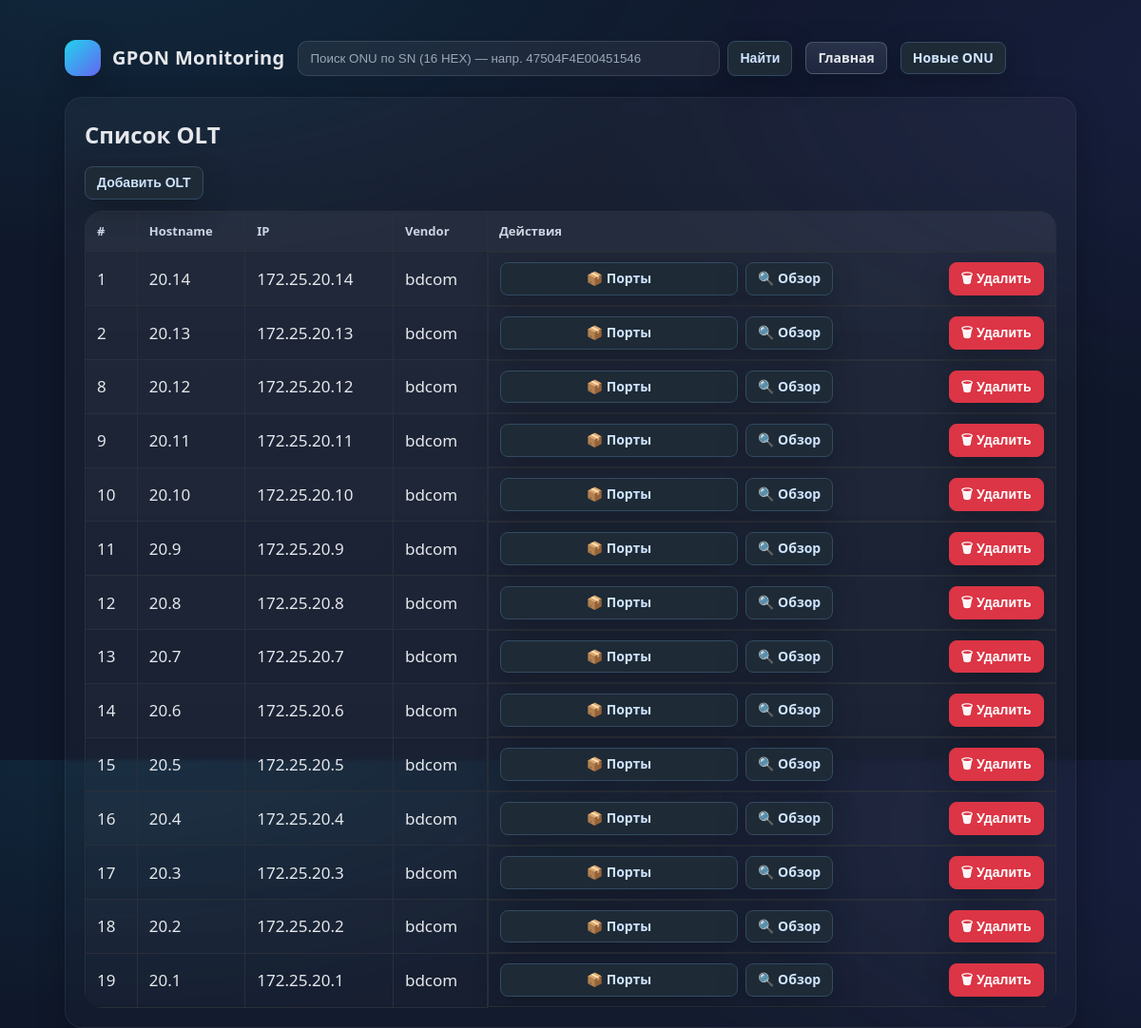
The page / on the database its author committed.
### tables this page shows
CREATE TABLE olts (
  id INTEGER PRIMARY KEY AUTOINCREMENT,
  hostname TEXT NOT NULL,
  ip       TEXT NOT NULL UNIQUE,
  community TEXT NOT NULL,
  vendor    TEXT NOT NULL DEFAULT 'bdcom'
);

### app.py (the view)
@app.get("/")
def home():
    with db() as conn:
        rs = conn.execute("SELECT id, hostname, ip, vendor FROM olts ORDER BY id").fetchall()
    rows = [dict(id=r[0], hostname=r[1], ip=r[2], vendor=r[3]) for r in rs]
    return render_template("index.html", olts=rows)

### models.py (called while the page is built)
def ensure_db():
    DB.parent.mkdir(parents=True, exist_ok=True)
    conn = sqlite3.connect(str(DB))
    try:
        with open(SCHEMA, "r", encoding="utf-8") as f:
            conn.executescript(f.read())
        conn.commit()
    finally:
        conn.close()

@contextlib.contextmanager
def db():
    ensure_db()
    conn = connection_pool.get_connection()
    try:
        yield conn
        conn.commit()
    except Exception:
        conn.rollback()
        raise
    finally:
        connection_pool.return_connection(conn)

    def get_connection(self) -> sqlite3.Connection:
        try:
            conn = self.pool.get_nowait()
            return conn
        except:
            with self.lock:
                if self.current_connections < self.max_connections:
                    conn = self._create_connection()
                    self.current_connections += 1
                    return conn
                else:
                    return self.pool.get()

    def return_connection(self, conn: sqlite3.Connection):
        try:
            self.pool.put_nowait(conn)
        except:
            conn.close()
            with self.lock:
                self.current_connections -= 1

### templates/index.html (shortened to what this page needs)
{% extends "base.html" %}
{% set title = "GPON App" %}
{% set header = "GPON Monitoring" %}
{% block content %}
<h2 style="margin:0 0 14px 0">Список OLT</h2>
<div class="actions" style="margin:0 0 12px 0; gap:10px">
  <button class="btn soft-blue" type="button" onclick="toggleAddForm()">Добавить OLT</button>
</div>
<div class="panel" style="border:none; background:transparent; box-shadow:none; padding:0">
  <table class="kv">
    <thead>
      <tr>
        <th>#</th>
        <th>Hostname</th>
        <th>IP</th>
        <th>Vendor</th>
        <th>Действия</th>
      </tr>
    </thead>
    <tbody>
      {% if olts and olts|length > 0 %}
        {% for row in olts %}
        <tr>
          <td>{{ row.id }}</td>
          <td>{{ row.hostname }}</td>
          <td>{{ row.ip }}</td>
          <td>{{ row.vendor }}</td>
          <td class="row-actions">
            <div class="left">
              <a class="btn soft-blue wide" href="{{ url_for('olt', ip=row.ip) }}" data-loading>📦 Порты</a>
              <a class="btn soft-blue" href="{{ url_for('olt_device', ip=row.ip) }}" data-loading>🔍 Обзор</a>
            </div>
            <div class="right">
              <form method="post" action="{{ url_for('delete_olt', ip=row.ip) }}" data-loading
                    onsubmit="return confirm('Удалить OLT {{ row.hostname }} ({{ row.ip }}) и связанные записи?')">
                <button class="btn warn">🗑 Удалить</button>
              </form>
            </div>
          </td>
        </tr>
        {% endfor %}
      {% else %}
        <tr>
          <td colspan="5" class="muted">Пока нет устройств. Нажми «Добавить OLT», чтобы создать запись.</td>
        </tr>
      {% endif %}
    </tbody>
  </table>
</div>
{% endblock %}

### templates/base.html (shortened to what this page needs)
<!doctype html>
<html lang="ru">
<head>
</head>
<body>
  <div class="container">
    <header>
      <div class="brand">
        <div class="logo"></div>
        <h1>{{ header or "GPON Monitoring" }}</h1>
      </div>
      <form class="search" method="post" action="{{ url_for('search') }}" data-loading>
        <input type="text" name="q" placeholder="Поиск ONU по SN (16 HEX) — напр. 47504F4E00451546">
        <button class="btn">Найти</button>
      </form>
      <a class="btn soft" href="{{ url_for('home') }}" data-loading>Главная</a>
      <a class="btn" href="{{ url_for('recent_onus_page') }}" data-loading>Новые ONU</a>
    </header>
    <div class="panel">
      <div class="inner">
        {% block content %}{% endblock %}
      </div>
    </div>
  </div>
</body>
</html>

### templates/base.html (style rules this page uses)
:root { --bg:#0f172a; --panel:#111827; --card:#0b1222; --muted:#94a3b8; --text:#e5e7eb; --accent:#22d3ee; --shadow: 0 8px 30px rgba(0,0,0,.25); --radius:18px; }
* { box-sizing:border-box }
html,body { height:100% }
body { margin:0; font:16px/1.6 system-ui, -apple-system, Segoe UI, Roboto, Ubuntu, Cantarell, "Noto Sans", Arial; color:var(--text); background: radial-gradient(1200px 600px at 10% -10%, rgba(34,211,238,.10), transparent 60%), radial-gradient(1200px 600px at 110% 10%, rgba(99,102,241,.10), transparent 60%), var(--bg); }
a { color:var(--accent); text-decoration:none; transition:opacity .15s ease }
.container { max-width:1100px; margin:42px auto; padding:0 18px }
header { display:flex; align-items:center; gap:14px; margin-bottom:22px; }
.brand { display:flex; gap:12px; align-items:center }
.logo { width:38px;height:38px;border-radius:12px; background: linear-gradient(135deg, var(--accent), #6366f1); box-shadow: var(--shadow); }
.brand h1 { margin:0; font-size:20px; letter-spacing:.3px }
.actions { display:flex; gap:8px; flex-wrap:wrap; margin-left:auto }
.btn { appearance:none; border:none; cursor:pointer; background:linear-gradient(180deg, rgba(34,211,238,.22), rgba(34,211,238,.12)); border:1px solid rgba(34,211,238,.35); color:#e6fbff; padding:8px 12px; border-radius:12px; font-weight:650; font-size:14px; box-shadow: var(--shadow); text-decoration:none; display:inline-block; transition: transform .06s ease, filter .15s ease, background .2s ease, border-color .2s ease; }
.btn.warn { background:linear-gradient(180deg, rgba(239,68,68,.22), rgba(239,68,68,.12)); border-color:rgba(239,68,68,.35) }
.btn.soft { background:linear-gradient(180deg, rgba(148,163,184,.18), rgba(148,163,184,.10)); border-color: rgba(148,163,184,.35); color:#e5e7eb; }
.search { display:flex; gap:8px; flex:1; max-width:520px }
.search input { flex:1; padding:10px 12px; border-radius:10px; border:1px solid rgba(255,255,255,.12); background:rgba(255,255,255,.06); color:#fff; outline:none; transition: box-shadow .2s ease, border-color .2s ease, background .2s ease; }
.search input::placeholder { color:#9aa7b6 }
.panel { background:linear-gradient(180deg, rgba(255,255,255,.04), rgba(255,255,255,.02)); border:1px solid rgba(255,255,255,.06); border-radius:var(--radius); box-shadow: var(--shadow); overflow:hidden; backdrop-filter: blur(2px); }
.inner { padding:20px }
h2 { margin:0 0 14px 0 }
table { width:100%; border-collapse:separate; border-spacing:0 }
thead th { text-align:left; font-weight:700; font-size:13px; color:var(--muted); padding:12px 14px; background:rgba(255,255,255,.03); position:sticky; top:0; z-index:1; }
tbody td { padding:12px 14px; border-top:1px solid rgba(255,255,255,.06) }
tbody tr { transition: background .15s ease }
tbody tr:nth-child(odd) { background:rgba(255,255,255,.01) }

### templates/index.html (style rules this page uses)
.btn { display:inline-block; border:1px solid #334b62; border-radius:8px; padding:8px 12px; font-size:14px; line-height:1.2; cursor:pointer; text-decoration:none; text-align:center; color:#cfe4ff; background:#1e2a36; white-space:nowrap; }
.btn.soft-blue { background:#1e2a36; color:#cfe4ff; border-color:#334b62; }
.btn.warn { background:#dc3545; color:#fff; border-color:#dc3545; }
.wide { min-width:250px; text-align:center; }
.kv { width:100%; border-collapse:collapse; font-size:17px; }
.kv th, .kv td { border:1px solid #2a2f3a; padding:10px 12px; text-align:left; vertical-align:middle; }
.kv thead th { font-weight:600; color:#cbd5e1; }
.row-actions { display:flex; align-items:center; justify-content:space-between; gap:8px; }
.row-actions .left { display:flex; gap:8px; flex-wrap:wrap; }
.row-actions .right { display:flex; }

### rows shown on the page
olts: id "1", hostname "20.14", ip "172.25.20.14", vendor "bdcom"
olts: id "2", hostname "20.13", ip "172.25.20.13", vendor "bdcom"
olts: id "8", hostname "20.12", ip "172.25.20.12", vendor "bdcom"
olts: id "9", hostname "20.11", ip "172.25.20.11", vendor "bdcom"
olts: id "10", hostname "20.10", ip "172.25.20.10", vendor "bdcom"
olts: id "11", hostname "20.9", ip "172.25.20.9", vendor "bdcom"
olts: id "12", hostname "20.8", ip "172.25.20.8", vendor "bdcom"
olts: id "13", hostname "20.7", ip "172.25.20.7", vendor "bdcom"
olts: id "14", hostname "20.6", ip "172.25.20.6", vendor "bdcom"
olts: id "15", hostname "20.5", ip "172.25.20.5", vendor "bdcom"
olts: id "16", hostname "20.4", ip "172.25.20.4", vendor "bdcom"
olts: id "17", hostname "20.3", ip "172.25.20.3", vendor "bdcom"
olts: id "18", hostname "20.2", ip "172.25.20.2", vendor "bdcom"
olts: id "19", hostname "20.1", ip "172.25.20.1", vendor "bdcom"

### other values the page prints
{{ header or "GPON Monitoring" }} "GPON Monitoring"
